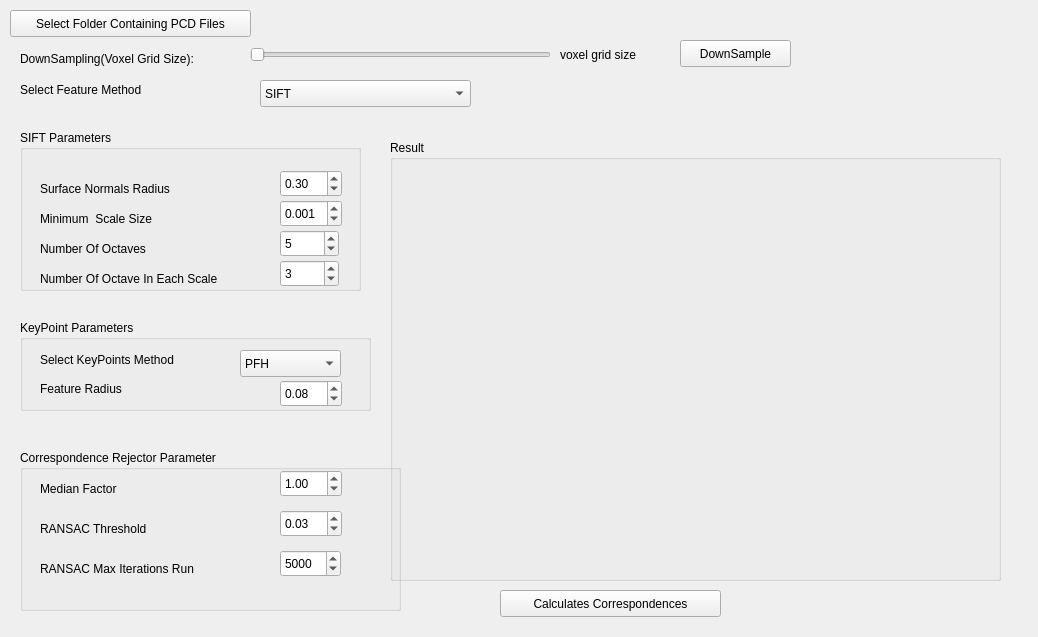
<?xml version="1.0" encoding="UTF-8"?>
<ui version="4.0">
 <class>RegistrationClass</class>
 <widget class="QWidget" name="RegistrationClass">
  <property name="geometry">
   <rect>
    <x>0</x>
    <y>0</y>
    <width>1038</width>
    <height>637</height>
   </rect>
  </property>
  <property name="windowTitle">
   <string>Registration</string>
  </property>
  <widget class="QLabel" name="label">
   <property name="geometry">
    <rect>
     <x>20</x>
     <y>50</y>
     <width>221</width>
     <height>17</height>
    </rect>
   </property>
   <property name="text">
    <string>DownSampling(Voxel Grid Size):</string>
   </property>
  </widget>
  <widget class="QSlider" name="VoxelGridSize">
   <property name="geometry">
    <rect>
     <x>250</x>
     <y>40</y>
     <width>301</width>
     <height>29</height>
    </rect>
   </property>
   <property name="orientation">
    <enum>Qt::Horizontal</enum>
   </property>
  </widget>
  <widget class="QComboBox" name="comboBox">
   <property name="geometry">
    <rect>
     <x>260</x>
     <y>80</y>
     <width>211</width>
     <height>27</height>
    </rect>
   </property>
   <item>
    <property name="text">
     <string>SIFT</string>
    </property>
   </item>
   <item>
    <property name="text">
     <string>NARF</string>
    </property>
   </item>
  </widget>
  <widget class="QLabel" name="label_3">
   <property name="geometry">
    <rect>
     <x>20</x>
     <y>80</y>
     <width>181</width>
     <height>20</height>
    </rect>
   </property>
   <property name="text">
    <string>Select Feature Method</string>
   </property>
  </widget>
  <widget class="QPushButton" name="SelectFolderContainingPCDFilespushButton">
   <property name="geometry">
    <rect>
     <x>10</x>
     <y>10</y>
     <width>241</width>
     <height>27</height>
    </rect>
   </property>
   <property name="text">
    <string>Select Folder Containing PCD Files</string>
   </property>
  </widget>
  <widget class="QLabel" name="VoxelGridSizelabel">
   <property name="geometry">
    <rect>
     <x>560</x>
     <y>47</y>
     <width>101</width>
     <height>16</height>
    </rect>
   </property>
   <property name="text">
    <string>voxel grid size</string>
   </property>
  </widget>
  <widget class="QPushButton" name="DownSamplepushButton">
   <property name="geometry">
    <rect>
     <x>680</x>
     <y>40</y>
     <width>111</width>
     <height>27</height>
    </rect>
   </property>
   <property name="text">
    <string>DownSample</string>
   </property>
  </widget>
  <widget class="QGroupBox" name="groupBox">
   <property name="geometry">
    <rect>
     <x>20</x>
     <y>130</y>
     <width>341</width>
     <height>161</height>
    </rect>
   </property>
   <property name="title">
    <string>SIFT Parameters</string>
   </property>
   <widget class="QLabel" name="label_9">
    <property name="geometry">
     <rect>
      <x>20</x>
      <y>80</y>
      <width>221</width>
      <height>17</height>
     </rect>
    </property>
    <property name="text">
     <string>Minimum  Scale Size</string>
    </property>
   </widget>
   <widget class="QLabel" name="label_8">
    <property name="geometry">
     <rect>
      <x>20</x>
      <y>50</y>
      <width>181</width>
      <height>17</height>
     </rect>
    </property>
    <property name="text">
     <string>Surface Normals Radius</string>
    </property>
   </widget>
   <widget class="QDoubleSpinBox" name="doubleSpinBox">
    <property name="geometry">
     <rect>
      <x>260</x>
      <y>40</y>
      <width>62</width>
      <height>27</height>
     </rect>
    </property>
    <property name="value">
     <double>0.300000000000000</double>
    </property>
   </widget>
   <widget class="QSpinBox" name="spinBox">
    <property name="geometry">
     <rect>
      <x>260</x>
      <y>100</y>
      <width>59</width>
      <height>27</height>
     </rect>
    </property>
    <property name="value">
     <number>5</number>
    </property>
   </widget>
   <widget class="QSpinBox" name="spinBox_2">
    <property name="geometry">
     <rect>
      <x>260</x>
      <y>130</y>
      <width>59</width>
      <height>27</height>
     </rect>
    </property>
    <property name="value">
     <number>3</number>
    </property>
   </widget>
   <widget class="QLabel" name="label_10">
    <property name="geometry">
     <rect>
      <x>20</x>
      <y>110</y>
      <width>151</width>
      <height>17</height>
     </rect>
    </property>
    <property name="text">
     <string>Number Of Octaves</string>
    </property>
   </widget>
   <widget class="QDoubleSpinBox" name="doubleSpinBox_2">
    <property name="geometry">
     <rect>
      <x>260</x>
      <y>70</y>
      <width>62</width>
      <height>27</height>
     </rect>
    </property>
    <property name="decimals">
     <number>3</number>
    </property>
    <property name="value">
     <double>0.001000000000000</double>
    </property>
   </widget>
   <widget class="QLabel" name="label_12">
    <property name="geometry">
     <rect>
      <x>20</x>
      <y>140</y>
      <width>221</width>
      <height>17</height>
     </rect>
    </property>
    <property name="text">
     <string>Number Of Octave In Each Scale</string>
    </property>
   </widget>
  </widget>
  <widget class="QGroupBox" name="groupBox_2">
   <property name="geometry">
    <rect>
     <x>20</x>
     <y>450</y>
     <width>381</width>
     <height>161</height>
    </rect>
   </property>
   <property name="title">
    <string>Correspondence Rejector Parameter</string>
   </property>
   <widget class="QSpinBox" name="spinBox_3">
    <property name="geometry">
     <rect>
      <x>260</x>
      <y>100</y>
      <width>61</width>
      <height>27</height>
     </rect>
    </property>
    <property name="maximum">
     <number>10000</number>
    </property>
    <property name="value">
     <number>5000</number>
    </property>
   </widget>
   <widget class="QDoubleSpinBox" name="doubleSpinBox_5">
    <property name="geometry">
     <rect>
      <x>260</x>
      <y>60</y>
      <width>62</width>
      <height>27</height>
     </rect>
    </property>
    <property name="value">
     <double>0.030000000000000</double>
    </property>
   </widget>
   <widget class="QLabel" name="label_5">
    <property name="geometry">
     <rect>
      <x>20</x>
      <y>70</y>
      <width>141</width>
      <height>17</height>
     </rect>
    </property>
    <property name="text">
     <string>RANSAC Threshold</string>
    </property>
   </widget>
   <widget class="QLabel" name="label_4">
    <property name="geometry">
     <rect>
      <x>20</x>
      <y>30</y>
      <width>121</width>
      <height>17</height>
     </rect>
    </property>
    <property name="text">
     <string>Median Factor</string>
    </property>
   </widget>
   <widget class="QDoubleSpinBox" name="doubleSpinBox_4">
    <property name="geometry">
     <rect>
      <x>260</x>
      <y>20</y>
      <width>62</width>
      <height>27</height>
     </rect>
    </property>
    <property name="value">
     <double>1.000000000000000</double>
    </property>
   </widget>
   <widget class="QLabel" name="label_7">
    <property name="geometry">
     <rect>
      <x>20</x>
      <y>110</y>
      <width>201</width>
      <height>17</height>
     </rect>
    </property>
    <property name="text">
     <string>RANSAC Max Iterations Run</string>
    </property>
   </widget>
  </widget>
  <widget class="QGroupBox" name="groupBox_3">
   <property name="geometry">
    <rect>
     <x>20</x>
     <y>320</y>
     <width>351</width>
     <height>91</height>
    </rect>
   </property>
   <property name="title">
    <string>KeyPoint Parameters</string>
   </property>
   <widget class="QComboBox" name="comboBox_2">
    <property name="geometry">
     <rect>
      <x>220</x>
      <y>30</y>
      <width>101</width>
      <height>27</height>
     </rect>
    </property>
    <item>
     <property name="text">
      <string>PFH</string>
     </property>
    </item>
    <item>
     <property name="text">
      <string>FPFH</string>
     </property>
    </item>
   </widget>
   <widget class="QLabel" name="label_11">
    <property name="geometry">
     <rect>
      <x>20</x>
      <y>60</y>
      <width>191</width>
      <height>17</height>
     </rect>
    </property>
    <property name="text">
     <string>Feature Radius</string>
    </property>
   </widget>
   <widget class="QDoubleSpinBox" name="doubleSpinBox_3">
    <property name="geometry">
     <rect>
      <x>260</x>
      <y>60</y>
      <width>62</width>
      <height>27</height>
     </rect>
    </property>
    <property name="value">
     <double>0.080000000000000</double>
    </property>
   </widget>
   <widget class="QLabel" name="label_2">
    <property name="geometry">
     <rect>
      <x>20</x>
      <y>30</y>
      <width>181</width>
      <height>20</height>
     </rect>
    </property>
    <property name="text">
     <string>Select KeyPoints Method</string>
    </property>
   </widget>
  </widget>
  <widget class="QPushButton" name="CalculateCorrespondencespushButton">
   <property name="geometry">
    <rect>
     <x>500</x>
     <y>590</y>
     <width>221</width>
     <height>27</height>
    </rect>
   </property>
   <property name="text">
    <string>Calculates Correspondences</string>
   </property>
  </widget>
  <widget class="QGroupBox" name="groupBox_4">
   <property name="geometry">
    <rect>
     <x>390</x>
     <y>140</y>
     <width>611</width>
     <height>441</height>
    </rect>
   </property>
   <property name="title">
    <string>Result</string>
   </property>
  </widget>
 </widget>
 <layoutdefault spacing="6" margin="11"/>
 <resources/>
 <connections/>
</ui>
